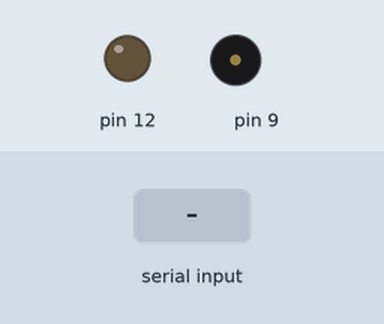
Recording of a sketch running on a simulated Arduino Uno, built with avr-gcc and run on an emulated ATmega328P. Parts: output pins drawn as LEDs (lit = HIGH), buzzer (waves = sounding). The inputs (shaded band) are chosen by the test bench.

Above: at 1.2 s.
1.3 s: "H" received over Serial
At 2.5 s:
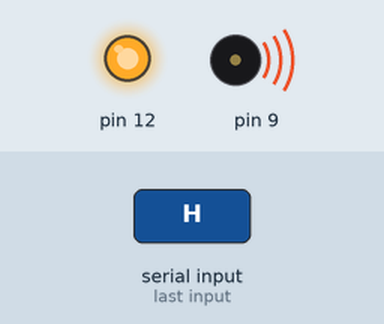
2.8 s: "1" received over Serial
At 3.7 s:
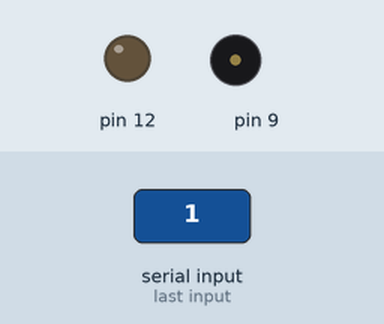
Timing chart, 0 to 5.8 s (numbered marks = the images above; inputs shaded):
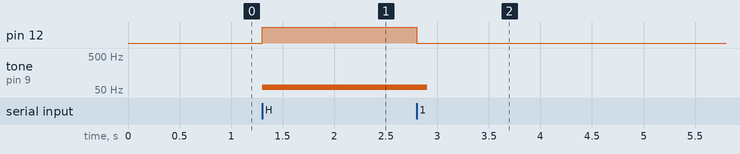

The sketch:

assignment6_pt1.ino
```cpp
char var;

void setup() {
  pinMode(12, OUTPUT);
  Serial.begin(9600);
}

void loop() {
  while (Serial.available()) {
    var = Serial.read();
  }
  if (var == 'H') {
    digitalWrite(12, HIGH);
    tone(9, 60, 100);
  }
  else {
    digitalWrite(12, LOW);
  }
}
```

Measured:
- after the input at 1.3 s, pin 12: LOW → HIGH at once; tone on pin 9: silent → 60 Hz at once
- after the input at 2.8 s, pin 12: HIGH → LOW at once; tone on pin 9: 60 Hz → silent after 0.10 s
